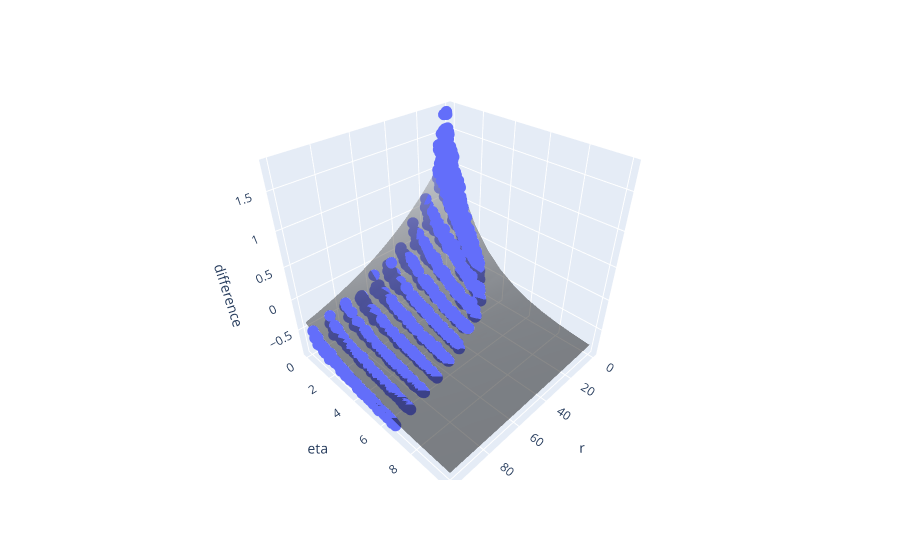

The notebook cell saved with this chart:
### Code cell
# Model 2

fig = px.scatter_3d(df, x='r', y='eta', z='difference')
fig.update_layout(scene=dict(aspectmode='cube'))

surface_trace = go.Surface(z=z_exp, x=x, y=y, showscale=False, opacity=0.5, colorscale='gray')
fig.update_traces(marker={'size': 4}) 

# Add the surface plot trace to the existing figure
fig.add_trace(surface_trace)
fig.show()

### Figure 1 — Plotly figure (JSON) as saved in the notebook; plotly's stock layout.template omitted (floating-point values rounded to 4 significant figures; data arrays with more than 128 entries replaced by an {"elided": "..."} marker saying what was removed)
{"data": [{"hovertemplate": "r=%{x}<br>eta=%{y}<br>difference=%{z}<extra></extra>", "legendgroup": "", "marker": {"color": "#636efa", "size": 4, "symbol": "circle"}, "mode": "markers", "name": "", "scene": "scene", "showlegend": false, "type": "scatter3d", "x": {"elided": "1800 int values"}, "y": {"elided": "1800 float values"}, "z": {"elided": "1800 float values"}}, {"colorscale": [[0, "rgb(0, 0, 0)"], [0.09091, "rgb(16, 16, 16)"], [0.1818, "rgb(38, 38, 38)"], [0.2727, "rgb(59, 59, 59)"], [0.3636, "rgb(81, 80, 80)"], [0.4545, "rgb(102, 101, 101)"], [0.5455, "rgb(124, 123, 122)"], [0.6364, "rgb(146, 146, 145)"], [0.7273, "rgb(171, 171, 170)"], [0.8182, "rgb(197, 197, 195)"], [0.9091, "rgb(224, 224, 223)"], [1, "rgb(254, 254, 253)"]], "opacity": 0.5, "showscale": false, "type": "surface", "x": {"elided": "11x101 int values"}, "y": {"elided": "11x101 int values"}, "z": {"elided": "11x101 float values"}}], "layout": {"legend": {"tracegroupgap": 0}, "margin": {"t": 60}, "scene": {"aspectmode": "cube", "domain": {"x": [0, 1], "y": [0, 1]}, "xaxis": {"title": {"text": "r"}}, "yaxis": {"title": {"text": "eta"}}, "zaxis": {"title": {"text": "difference"}}}}}
